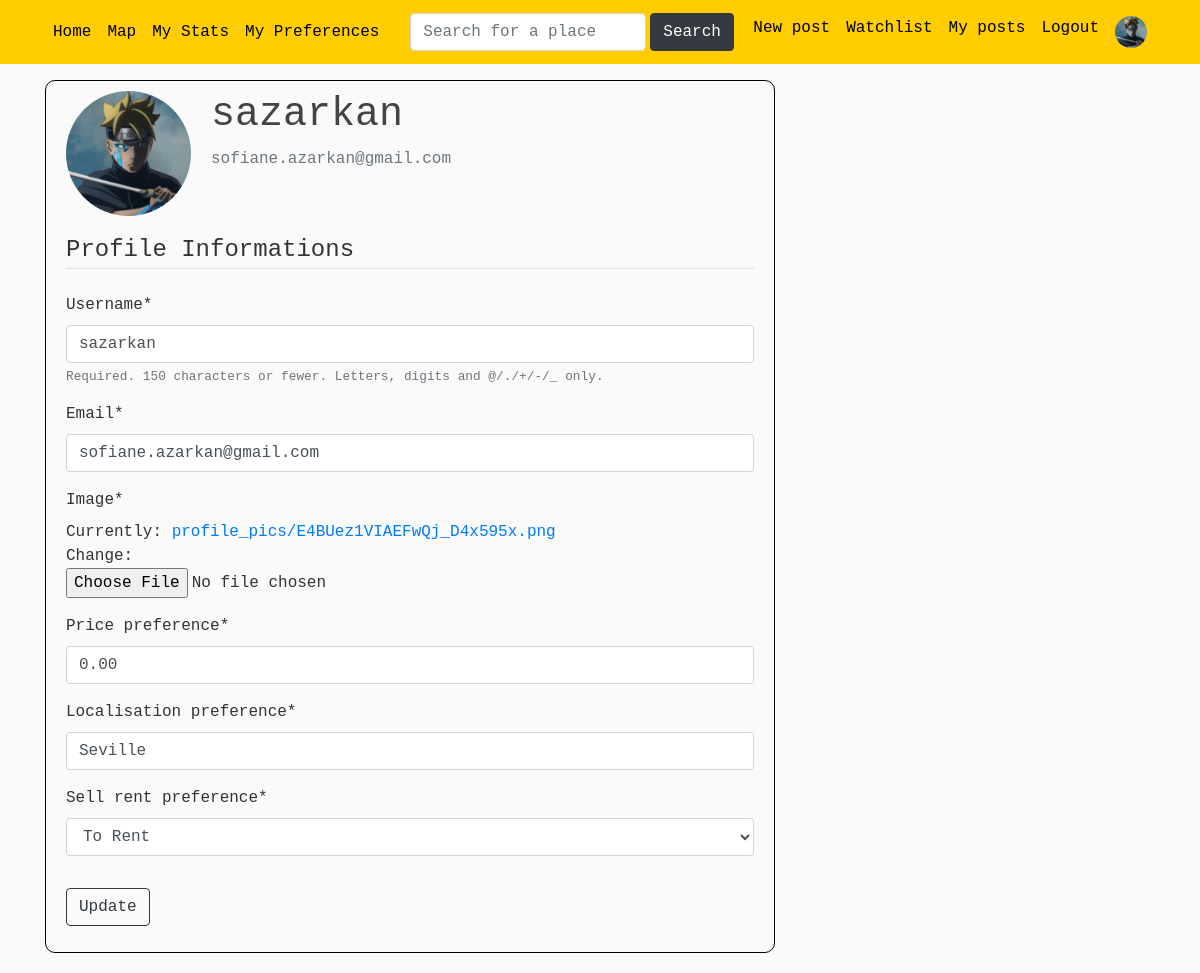
/profile/ (signed in), run on the app's committed database.
### users/models.py (models this page shows, shortened)
class Profile(models.Model):
    user = models.OneToOneField(User, on_delete=models.CASCADE) #CASCADE : si je supprime l'utilisateur, le profil sera supprimé aussi. Mais si je supprime le profil, l'utilisateur ne sera pas supprimé
    image = models.ImageField(default='default.jpg', upload_to='profile_pics') #default = image par défaut si l'user ne choisit aucune pdp
    price_preference = models.DecimalField(default=0, max_digits=15, decimal_places=2) #prix maximum préféré
    localisation_preference = models.CharField(default='Bruxelles', max_length=100) #localisation préférée
    sell_rent_preference = models.CharField(default='S', max_length=10, choices=SELLORRENT_CHOICES) #a vendre ou a louer

### users/views.py (the view)
# urls.py: path('profile/', user_views.profile, name='profile'),
@login_required
def profile(request):
    if request.method == 'POST':
        u_form = UserUpdateForm(request.POST, request.FILES, instance=request.user) #"instance=request.user" permet d'afficher dans le champ les infos actuelles (username actuel, email actuel)
        p_form = ProfileUpdateForm(request.POST, request.FILES, instance=request.user.profile) #"instance=request.user.profile" permet de mettre automatiquement l'image actuelle
        if u_form.is_valid() and p_form.is_valid():
            u_form.save() #sauvegarde les mises à jours de user (username et email)
            p_form.save() #sauvegarde les mises à jours de profile (photo de profil)
            messages.success(request, f'Your account has been updated!')
            return redirect('profile') #une fois les updates faites, redirection vers le profil
    else:
        u_form = UserUpdateForm(instance=request.user)
        p_form = ProfileUpdateForm(instance=request.user.profile)
    context = {
        'u_form' : u_form,
        'p_form' : p_form
    }
    return render(request, 'users/profile.html', context)

### users/forms.py
class UserUpdateForm(forms.ModelForm):
    email = forms.EmailField()
    class Meta:
        model = User
        fields = ['username', 'email']

class ProfileUpdateForm(forms.ModelForm):
    class Meta:
        model = Profile
        fields = ['image', 'price_preference', 'localisation_preference', 'sell_rent_preference']

### users/templates/users/profile.html (shortened to what this page needs)
{% extends "blog/base.html" %}
{% load crispy_forms_tags %}
{% block content %}
    <div class="content-section">
        <div class="media">
            <img class="rounded-circle account-img" src="{{ user.profile.image.url }}">
            <div class="media-body">
                <h2 class="account-heading">{{ user.username }}</h2>
                <p class="text-secondary">{{ user.email }}</p>
            </div>
        </div>
        <form method="POST" enctype="multipart/form-data">
            <fieldset class="form-group">
                <legend class="border-bottom mb-4">Profile Informations</legend>
                {{ u_form|crispy }}
                {{ p_form|crispy }}
            </fieldset>
            <div class="form-group">
                <button class="btn btn-outline-dark" type="submit">Update</button>
            </div>
        </form>
    </div>
{% endblock content %}

### blog/templates/blog/base.html (shortened to what this page needs)
<!DOCTYPE html>
{% load static %}
<html lang="en">
<head>
    <link href="https://stackpath.bootstrapcdn.com/bootstrap/4.4.1/css/bootstrap.min.css"
 rel="stylesheet">
    <link rel="stylesheet" type="text/css" href="{% static 'blog/main.css' %}">
    <link rel="stylesheet" href="https://cdn.jsdelivr.net/npm/bootstrap-icons@1.7.1/font/bootstrap-icons.css">
    <link href='https://api.mapbox.com/mapbox-gl-js/v2.6.1/mapbox-gl.css' rel='stylesheet' />
</head>
<body>
<header class="site-header">
    <nav class="navbar navbar-expand-md navbar-dark bg-steel fixed-top">
        <div class="container">
            <div class="collapse navbar-collapse" id="navbarToggle">
                <div class="navbar-nav mr-auto">
                    <a class="nav-item nav-link" href="{% url 'blog-home' %}">Home</a>
                    <a class="nav-item nav-link" href="{% url 'blog-map' %}">Map</a>
                    {% if user.is_authenticated %}
                        <a class="nav-item nav-link" href="{% url 'blog-stats' %}">My Stats</a>
                        <a class="nav-item nav-link" href="{% url 'user-mypreferences' %}">My Preferences</a>
                    {% endif %}
                </div>
                <div class="navbar-nav mx-auto">
                     <form class="d-flex" method=POST action="{% url 'place-search' %}">
                        <input class="form-control me-2" type="search" placeholder="Search for a place" aria-label="Search" name="search">
                        <button class="btn btn-dark ml-1" type="submit">Search</button>
                     </form>
                </div>
                <div class="navbar-nav">
                    {% if user.is_authenticated %}
                        <a class="nav-item nav-link" href="{% url 'post-create' %}">New post</a>
                        <a class="nav-item nav-link" href="{% url 'user-watchlist' %}">Watchlist</a>
                        <a class="nav-item nav-link" href="{% url 'user-myposts' %}">My posts</a>
                        <a class="nav-item nav-link" href="{% url 'logout' %}">Logout</a>
                        <a class="nav-item nav-link" href="{% url 'profile' %}">
                            <img class="rounded-circle navbar-profile" src="{{ request.user.profile.image.url }}">
                        </a>
                    {% else %}
                        <a class="nav-item nav-link" href="{% url 'login' %}">Login</a>
                        <a class="nav-item nav-link" href="{% url 'register' %}">Register</a>
                    {% endif %}
                </div>
            </div>
        </div>
    </nav>
</header>
<main role="main" class="container">
  <div class="row">
    <div class="col-md-8">
      {% block content %} {% endblock %}
    </div>
  </div>
</main>
</body>
</html>

### blog/static/blog/main.css (style rules this page uses)
body { font-family: 'Courier New', monospace; background: #fafafa; color: #333333; margin-top: 5rem; }
h1, h2, h3, h4, h5, h6 { color: #444444; }
.site-header .navbar-nav .nav-link { color: black; }
.bg-steel { background-color: #FFCD00; }
.navbar-profile { width: 2em; height: 2em; }
.content-section { transition: box-shadow .3s; background: #fafafa; padding: 10px 20px; border: 1px solid black; border-radius: 10px; margin-bottom: 20px; }
.account-img { height: 125px; width: 125px; margin-right: 20px; margin-bottom: 16px; }
.account-heading { font-size: 2.5rem; }

### data on the page
Profile: price_preference "0.00", localisation_preference "Seville", sell_rent_preference "To Rent"

### other printed values
{{ user.username }} "sazarkan"
{{ user.email }} "sofiane.azarkan@gmail.com"
